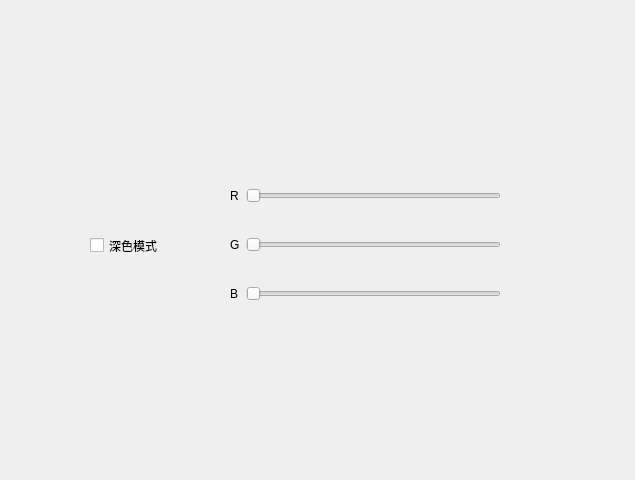
<?xml version="1.0" encoding="UTF-8"?>
<ui version="4.0">
 <class>Widget</class>
 <widget class="QWidget" name="Widget">
  <property name="geometry">
   <rect>
    <x>0</x>
    <y>0</y>
    <width>635</width>
    <height>480</height>
   </rect>
  </property>
  <property name="windowTitle">
   <string>Widget</string>
  </property>
  <widget class="QCheckBox" name="DarkMode">
   <property name="geometry">
    <rect>
     <x>90</x>
     <y>230</y>
     <width>91</width>
     <height>31</height>
    </rect>
   </property>
   <property name="text">
    <string>深色模式</string>
   </property>
  </widget>
  <widget class="QWidget" name="gridLayoutWidget">
   <property name="geometry">
    <rect>
     <x>230</x>
     <y>160</y>
     <width>271</width>
     <height>171</height>
    </rect>
   </property>
   <layout class="QGridLayout" name="gridLayout">
    <item row="2" column="0">
     <widget class="QLabel" name="label_3">
      <property name="text">
       <string>B</string>
      </property>
     </widget>
    </item>
    <item row="2" column="1">
     <widget class="QSlider" name="B_Slider">
      <property name="orientation">
       <enum>Qt::Horizontal</enum>
      </property>
     </widget>
    </item>
    <item row="0" column="1">
     <widget class="QSlider" name="R_Slider">
      <property name="orientation">
       <enum>Qt::Horizontal</enum>
      </property>
     </widget>
    </item>
    <item row="1" column="1">
     <widget class="QSlider" name="G_Slider">
      <property name="orientation">
       <enum>Qt::Horizontal</enum>
      </property>
     </widget>
    </item>
    <item row="0" column="0">
     <widget class="QLabel" name="label">
      <property name="text">
       <string>R</string>
      </property>
     </widget>
    </item>
    <item row="1" column="0">
     <widget class="QLabel" name="label_2">
      <property name="text">
       <string>G</string>
      </property>
     </widget>
    </item>
   </layout>
  </widget>
 </widget>
 <resources/>
 <connections/>
</ui>
